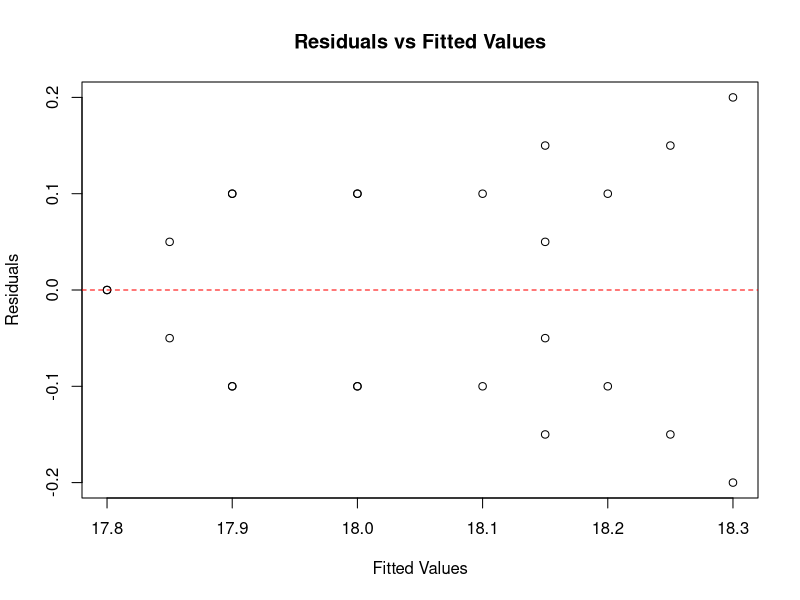
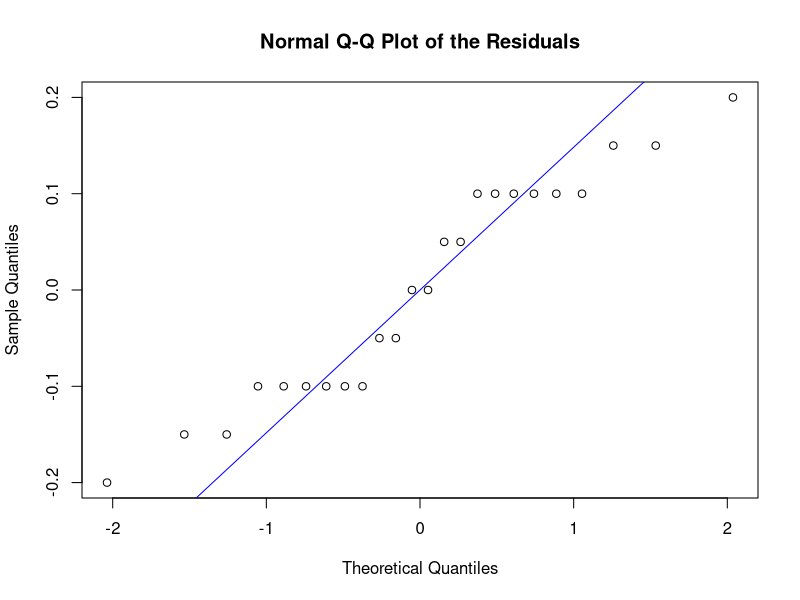
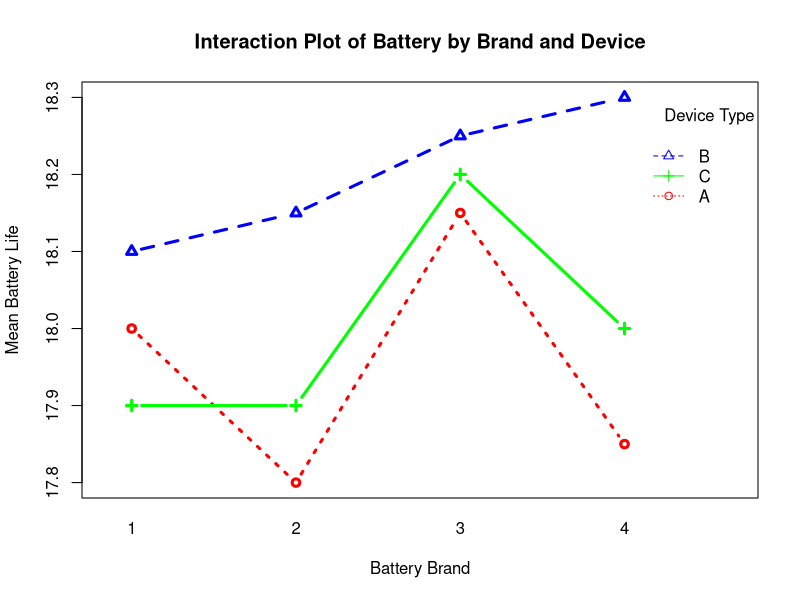

The R source for these figures, in order:
brand <- c(1,1,2,2, 3,3,4,4)
device <- c("A", "B", "C")
value <- c(17.9, 18.1, 17.8,17.8, 18.1,18.2,17.8,17.9,
           18.2, 18.0, 18.0,18.3, 18.4, 18.1, 18.1, 18.5,
           18.0, 17.8, 17.8,18.0, 18.1, 18.3, 18.1, 17.9)
df <- data.frame(value, rep(brand,3),rep(device,each=8))
colnames(df) <- c("Value","Brands","Device")

#perform two-way ANOVA
anova_result <- aov(value ~ factor(Brands) * Device, data=df)
summary(anova_result)

#scatter plot
plot(anova_result$fitted.values, anova_result$residuals, 
     main = "Residuals vs Fitted Values",
     xlab = "Fitted Values", ylab = "Residuals")

abline(h = 0, lty = 2, col = "red")

#qq plot
qqnorm(anova_result$residuals,main = "Normal Q-Q Plot of the Residuals")
qqline(anova_result$residuals, col="blue")

#interaction plot
interaction.plot(x.factor = df$Brands,
                 trace.factor = df$Device,
                 response = df$Value,
                 fun = mean,
                 type = "b",
                 lwd = 3,
                 pch = c(1, 2, 3),
                 col = c("red", "blue", "green"),
                 xlab = "Battery Brand",
                 ylab = "Mean Battery Life",
                 main= "Interaction Plot of Battery by Brand and Device",
                 trace.label = "Device Type",
                 legend = TRUE)

                 


